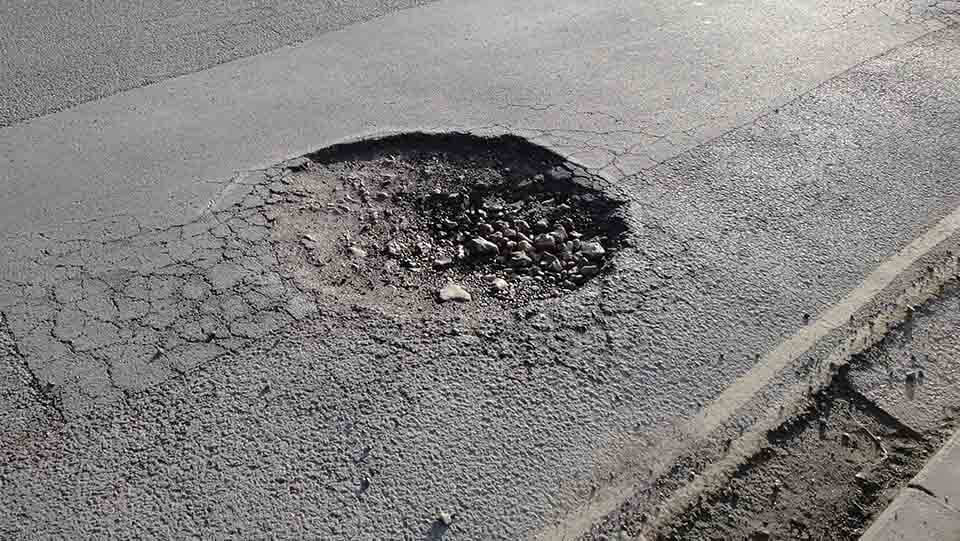
#> input picture img013.jpg, 960 x 541 px
$ python testing1.py   (older library calls are emulated)
#> lines starting #> are read from the running program, lines starting #| are printed output that depends on the picture; after the words box and inside, x2 and y2 are one past the last pixel; in counts of white or black regions, pixels touching at a corner belong together
#> further down, img is the input picture: shape (541, 960, 3); mean B, G, R 128.4, 129.5, 131.3
import cv2
import numpy as np
from matplotlib import pyplot as plt
def plt_show(image, title=""):
    if len(image.shape) == 3:
        image = cv2.cvtColor(image, cv2.COLOR_BGR2RGB)
    plt.axis("off")
    plt.title(title)
#     plt.imshow(image, cmap="Greys_r")
#     plt.imshow(image, cmap=plt.cm.Spectral)
    plt.imshow(image, cmap=plt.cm.Greys_r)
    plt.show()
def image_resize(image, width=None, height=None, inter=cv2.INTER_AREA):
        # initialize the dimensions of the image to be resized and
        # grab the image size
#> called with width = 500, height = 500, inter = 3
        dim = None
        (h, w) = image.shape[:2]
#> h = 541; w = 960

        # if both the width and height are None, then return the
        # original image
        if width is None and height is None:
            return image

        # check to see if the width is None
        if width is None:
            # calculate the ratio of the height and construct the
            # dimensions
            r = height / float(h)
            dim = (int(w * r), height)

        # otherwise, the height is None
        else:
            # calculate the ratio of the width and construct the
            # dimensions
            r = width / float(w)
#> r = 0.521
            dim = (width, int(h * r))
#> dim = (500, 281)

        # resize the image
        resized = cv2.resize(image, dim, interpolation=inter)

        # return the resized image
        return resized
kernel = np.ones((5,5),np.uint8)


#read image and resize to 500x500
img = cv2.imread('img013.jpg')
x=img
img = image_resize(img, width = 500, height = 500)
plt_show(img)
#convert to grayscale
img_gray = cv2.cvtColor(img, cv2.COLOR_BGR2GRAY)
plt_show(img_gray)
#Median Blur to image
img_median= cv2.medianBlur(img_gray,5)
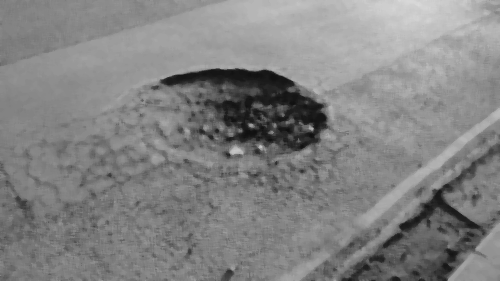
#> img_median: shape (281, 500); min 15, max 218, mean 130.9
plt_show(img_median)
#thresholding
ret, otsu = cv2.threshold(img_gray, 0, 255, cv2.THRESH_BINARY + cv2.THRESH_OTSU)
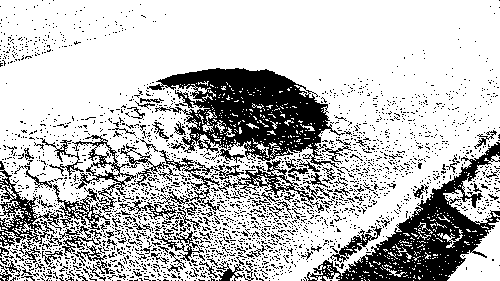
#> otsu: shape (281, 500); 74.8% white; 2512 black regions (2401 under 20 px), largest, box (x1, y1, x2, y2) and area: (147, 68, 345, 168) 9428, (307, 142, 500, 281) 7409, (132, 150, 324, 220) 2002
#> ret = 111

plt_show(otsu)
#erosion dialtion closing
erosion = cv2.erode(img_median,kernel,iterations = 1)
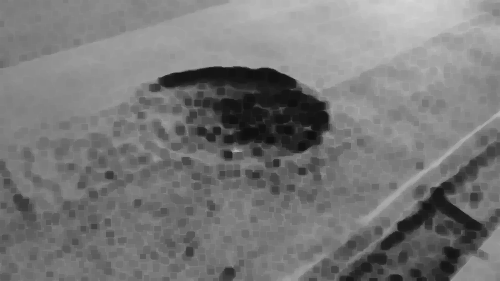
#> erosion: shape (281, 500); min 15, max 215, mean 119.9
plt_show(erosion)
dilation = cv2.dilate(erosion,kernel,iterations = 5)
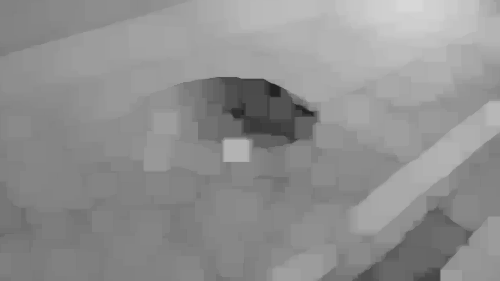
#> dilation: shape (281, 500); min 34, max 215, mean 144
plt_show(dilation)
closing = cv2.morphologyEx(dilation, cv2.MORPH_CLOSE, kernel)
plt_show(closing)
#Canny edge detection
edges = cv2.Canny(closing,9,220)
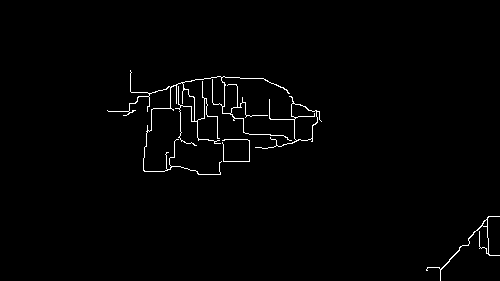
#> edges: shape (281, 500); 1.3% white in thin lines or dots, all inside (x1, y1, x2, y2) = (107, 70, 500, 281)
plt_show(edges)
#merge minor contours
dilation2 = cv2.dilate(edges,kernel,iterations = 5)
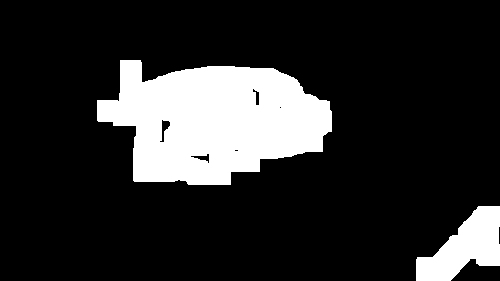
#> dilation2: shape (281, 500); 17% white; 2 white regions
plt_show(dilation2)
#contour
img_contours, contours, hierarchy = cv2.findContours(dilation2,cv2.RETR_TREE,cv2.CHAIN_APPROX_NONE)
#> contours = 7 contours, 2 with area under 20; largest, box (x1, y1, x2, y2) and area: (97, 60, 332, 185) 20139, (416, 206, 500, 281) 3409, (159, 119, 171, 143) 117, (190, 153, 210, 164) 85, (252, 88, 260, 106) 65

#approx ploy line
# epsilon = 0.1*cv2.arcLength(contours,True)
# approx = cv2.approxPolyDP(contours,epsilon,True)

#drawing all contours
draw_contours= cv2.drawContours(img, contours, -1, (0,255,0), 1)

#draw ellipse around contour
if len(contours) != 0:
    #find the biggest area
    c = max(contours, key = cv2.contourArea)
#> c = contour of 682 points, box (x1, y1, x2, y2) (97, 60, 332, 185), area 20139

    ellipse = cv2.fitEllipse(c)
#> ellipse = ((210.7, 120.7), (123, 226.3), 89.9)
    cv2.ellipse(img, ellipse, (0, 0, 255), 2)
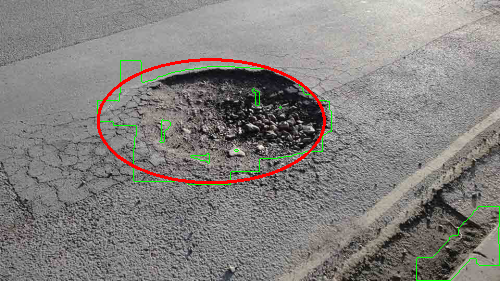
#> img: shape (281, 500, 3); mean B, G, R 126, 128.9, 131.8


print(len(contours))
#| 7
print(type(hierarchy))
#| <class 'numpy.ndarray'>
print(hierarchy)
#| [[[ 1 -1 -1 -1]
#|   [-1  0  2 -1]
#|   [ 3 -1 -1  1]
#|   [ 4  2 -1  1]
#|   [ 5  3 -1  1]
#|   [ 6  4 -1  1]
#|   [-1  5 -1  1]]]

plt_show(x)
plt_show(dilation)
plt_show(dilation2)

plt_show(draw_contours)
plt_show(edges)

$ run again, with img012.jpg copied over img013.jpg
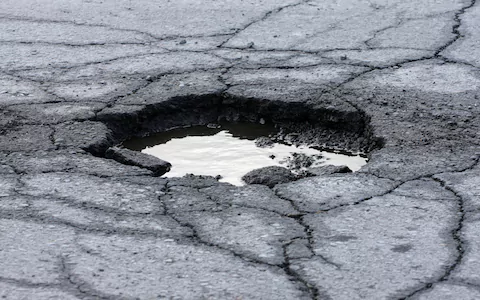
#> input picture img012.jpg, 480 x 300 px
#> img is the input picture: shape (300, 480, 3); mean B, G, R 148.9, 139.4, 134.9
#> `ret, otsu = cv2.threshold(img_gray, 0, 255, cv2.THRESH_BINARY + cv2.TH..`:
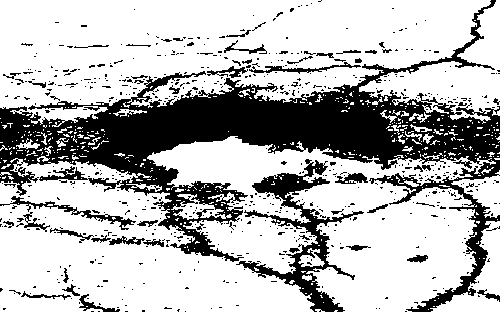
#> otsu: shape (312, 500); 71.7% white; 659 black regions (610 under 20 px), largest, box (x1, y1, x2, y2) and area: (0, 0, 500, 312) 33977, (236, 159, 364, 312) 4117, (0, 196, 136, 230) 584
#> ret = 119
#> edges: shape (312, 500); 0.94% white in thin lines or dots, all inside (x1, y1, x2, y2) = (18, 105, 389, 202)
#> dilation2: shape (312, 500); 16.2% white; 1 white region
#> contours = 7 contours, 2 with area under 20; largest, box (x1, y1, x2, y2) and area: (8, 95, 399, 212) 29122, (154, 138, 325, 192) 4152, (345, 161, 378, 176) 200, (351, 133, 369, 142) 94, (192, 117, 212, 124) 75
#> c = contour of 965 points, box (x1, y1, x2, y2) (8, 95, 399, 212), area 29122
#> ellipse = ((234.6, 151.7), (108.5, 395), 88.14)
#> `cv2.ellipse(img, ellipse, (0, 0, 255), 2)`:
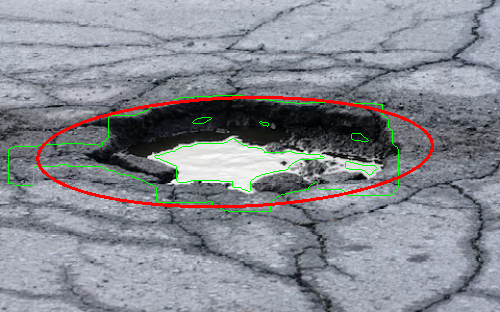
#> img: shape (312, 500, 3); mean B, G, R 145.4, 138.4, 135.8
#| 7
#| <class 'numpy.ndarray'>
#| [[[-1 -1  1 -1]
#|   [ 2 -1 -1  0]
#|   [ 3  1 -1  0]
#|   [ 4  2 -1  0]
#|   [ 5  3 -1  0]
#|   [ 6  4 -1  0]
#> (further printed lines are left out)
#> image: shape (300, 480, 3)
#> image: shape (312, 500, 3)

$ run again, with img023.jpg copied over img013.jpg
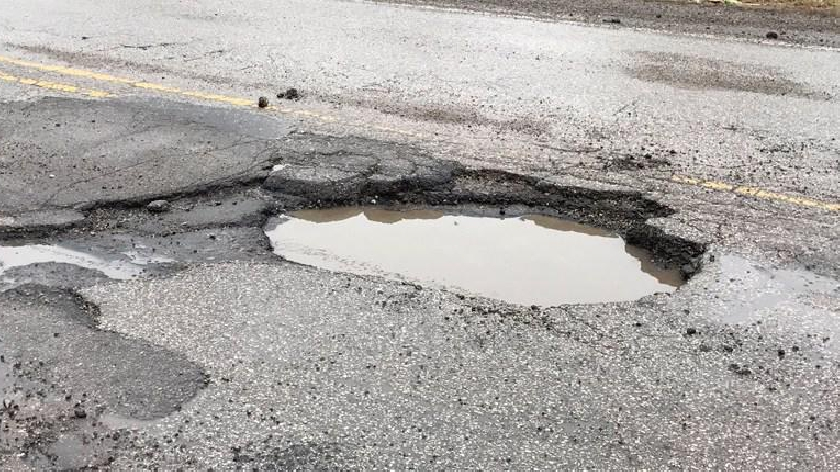
#> input picture img023.jpg, 840 x 472 px
#> img is the input picture: shape (472, 840, 3); mean B, G, R 162.8, 165.5, 168.8
#> `ret, otsu = cv2.threshold(img_gray, 0, 255, cv2.THRESH_BINARY + cv2.TH..`:
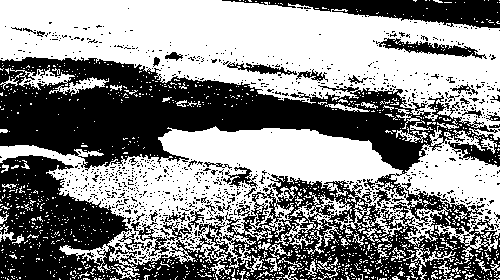
#> otsu: shape (280, 500); 54% white; 1023 black regions (987 under 20 px), largest, box (x1, y1, x2, y2) and area: (0, 57, 500, 280) 54608, (222, 0, 500, 28) 3831, (376, 38, 487, 59) 813
#> ret = 163
#> edges: shape (280, 500); 1.3% white in thin lines or dots, all inside (x1, y1, x2, y2) = (0, 0, 500, 212)
#> dilation2: shape (280, 500); 22.9% white; 3 white regions
#> contours = 5 contours; box (x1, y1, x2, y2) and area: (142, 79, 500, 206) 26595, (163, 130, 391, 181) 7167, (0, 127, 119, 222) 6958, (266, 0, 500, 31) 4530, (63, 156, 76, 164) 52
#> c = contour of 944 points, box (x1, y1, x2, y2) (142, 79, 500, 206), area 26595
#> ellipse = ((303.1, 146.3), (109.1, 339), 95.51)
#> `cv2.ellipse(img, ellipse, (0, 0, 255), 2)`:
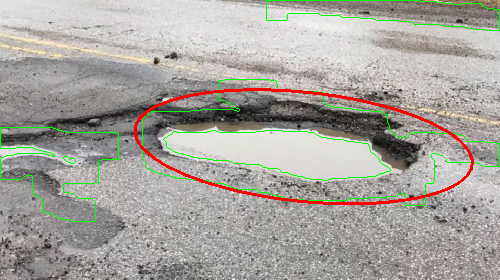
#> img: shape (280, 500, 3); mean B, G, R 157.4, 164.4, 167.3
#| 5
#| <class 'numpy.ndarray'>
#| [[[ 2 -1  1 -1]
#|   [-1 -1 -1  0]
#|   [ 4  0  3 -1]
#|   [-1 -1 -1  2]
#|   [-1  2 -1 -1]]]
#> image: shape (472, 840, 3)
#> image: shape (280, 500, 3)

$ run again, with img032.jpg copied over img013.jpg
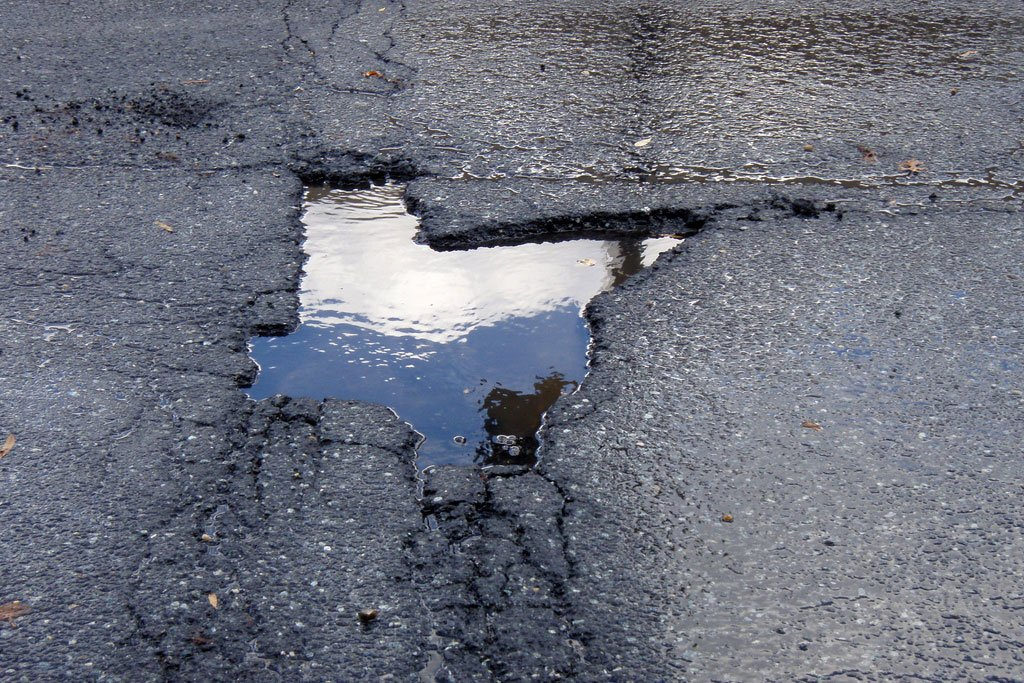
#> input picture img032.jpg, 1024 x 683 px
#> img is the input picture: shape (683, 1024, 3); mean B, G, R 125.3, 112.9, 109.1
#> otsu: shape (333, 500); 47.5% white; 2297 white regions (2193 under 20 px), largest, box (x1, y1, x2, y2) and area: (278, 104, 500, 333) 36213, (151, 0, 500, 100) 14568, (144, 88, 303, 182) 9002
#> ret = 114
#> edges: shape (333, 500); 0.63% white in thin lines or dots, all inside (x1, y1, x2, y2) = (138, 67, 337, 189)
#> dilation2: shape (333, 500); 10.5% white; 1 white region
#> contours = 6 contours, 2 with area under 20; largest, box (x1, y1, x2, y2) and area: (128, 57, 347, 199) 22363, (148, 100, 292, 162) 5252, (218, 85, 239, 103) 193, (260, 172, 276, 178) 54
#> c = contour of 664 points, box (x1, y1, x2, y2) (128, 57, 347, 199), area 22363
#> ellipse = ((226.8, 128), (133.6, 226.8), 95.06)
#> `cv2.ellipse(img, ellipse, (0, 0, 255), 2)`:
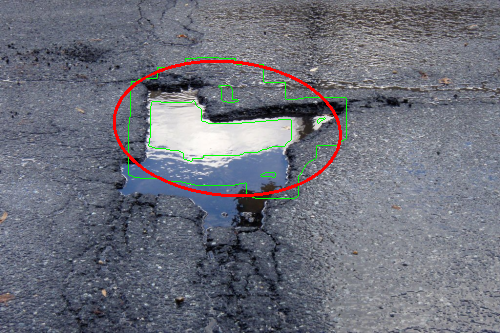
#> img: shape (333, 500, 3); mean B, G, R 123.1, 112.5, 109.9
#| 6
#| <class 'numpy.ndarray'>
#| [[[-1 -1  1 -1]
#|   [ 2 -1 -1  0]
#|   [ 3  1 -1  0]
#|   [ 4  2 -1  0]
#|   [ 5  3 -1  0]
#|   [-1  4 -1  0]]]
#> image: shape (683, 1024, 3)
#> image: shape (333, 500, 3)
